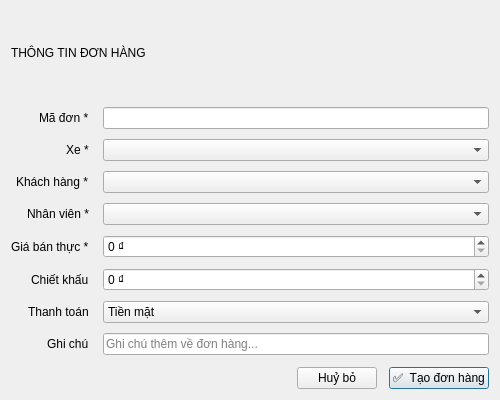
<?xml version="1.0" encoding="UTF-8"?>
<ui version="4.0">
 <class>DonHangDialog</class>
 <widget class="QDialog" name="DonHangDialog">
  <property name="geometry"><rect><x>0</x><y>0</y><width>500</width><height>400</height></rect></property>
  <property name="windowTitle"><string>Tạo đơn hàng mới</string></property>
  <layout class="QVBoxLayout" name="verticalLayout">
   <property name="contentsMargins"><rect><left>24</left><top>20</top><right>24</right><bottom>20</bottom></rect></property>
   <property name="spacing"><number>12</number></property>
   <item><widget class="QLabel" name="lbl_title"><property name="text"><string>THÔNG TIN ĐƠN HÀNG</string></property><property name="objectName"><string>detail_key_form</string></property></widget></item>
   <item>
    <layout class="QFormLayout" name="formLayout">
     <property name="labelAlignment"><set>Qt::AlignRight|Qt::AlignVCenter</set></property>
     <property name="horizontalSpacing"><number>14</number></property><property name="verticalSpacing"><number>10</number></property>
     <item row="0" column="0"><widget class="QLabel"><property name="text"><string>Mã đơn *</string></property></widget></item>
     <item row="0" column="1"><widget class="QLineEdit" name="txt_ma_don"/></item>
     <item row="1" column="0"><widget class="QLabel"><property name="text"><string>Xe *</string></property></widget></item>
     <item row="1" column="1"><widget class="QComboBox" name="cbo_xe"/></item>
     <item row="2" column="0"><widget class="QLabel"><property name="text"><string>Khách hàng *</string></property></widget></item>
     <item row="2" column="1"><widget class="QComboBox" name="cbo_kh"/></item>
     <item row="3" column="0"><widget class="QLabel"><property name="text"><string>Nhân viên *</string></property></widget></item>
     <item row="3" column="1"><widget class="QComboBox" name="cbo_nv"/></item>
     <item row="4" column="0"><widget class="QLabel"><property name="text"><string>Giá bán thực *</string></property></widget></item>
  <item row="4" column="1"><widget class="QDoubleSpinBox" name="spin_gia_ban"><property name="maximum"><double>100000000000.000000000000000</double></property><property name="singleStep"><double>1000000.000000000000000</double></property><property name="decimals"><number>0</number></property><property name="suffix"><string> ₫</string></property></widget></item>
     <item row="5" column="0"><widget class="QLabel"><property name="text"><string>Chiết khấu</string></property></widget></item>
     <item row="5" column="1"><widget class="QDoubleSpinBox" name="spin_ck"><property name="maximum"><double>100000000000.000000000000000</double></property><property name="singleStep"><double>1000000.000000000000000</double></property><property name="decimals"><number>0</number></property><property name="suffix"><string> ₫</string></property></widget></item>
     <item row="6" column="0"><widget class="QLabel"><property name="text"><string>Thanh toán</string></property></widget></item>
     <item row="6" column="1"><widget class="QComboBox" name="cbo_tt"><item><property name="text"><string>Tiền mặt</string></property></item><item><property name="text"><string>Vay ngân hàng</string></property></item><item><property name="text"><string>Trả góp</string></property></item></widget></item>
     <item row="7" column="0"><widget class="QLabel"><property name="text"><string>Ghi chú</string></property></widget></item>
     <item row="7" column="1"><widget class="QLineEdit" name="txt_ghi_chu"><property name="placeholderText"><string>Ghi chú thêm về đơn hàng...</string></property></widget></item>
    </layout>
   </item>
   <item>
    <layout class="QHBoxLayout">
     <item><spacer><property name="orientation"><enum>Qt::Horizontal</enum></property><property name="sizeHint" stdset="0"><size><width>40</width><height>20</height></size></property></spacer></item>
     <item><widget class="QPushButton" name="btn_cancel"><property name="text"><string>Huỷ bỏ</string></property></widget></item>
     <item><widget class="QPushButton" name="btn_save"><property name="text"><string>✅  Tạo đơn hàng</string></property><property name="objectName"><string>btn_add</string></property><property name="default"><bool>true</bool></property></widget></item>
    </layout>
   </item>
  </layout>
 </widget>
 <resources/>
 <connections><connection><sender>btn_cancel</sender><signal>clicked()</signal><receiver>DonHangDialog</receiver><slot>reject()</slot><hints><hint type="sourcelabel"><x>20</x><y>20</y></hint><hint type="destinationlabel"><x>20</x><y>20</y></hint></hints></connection></connections>
</ui>
